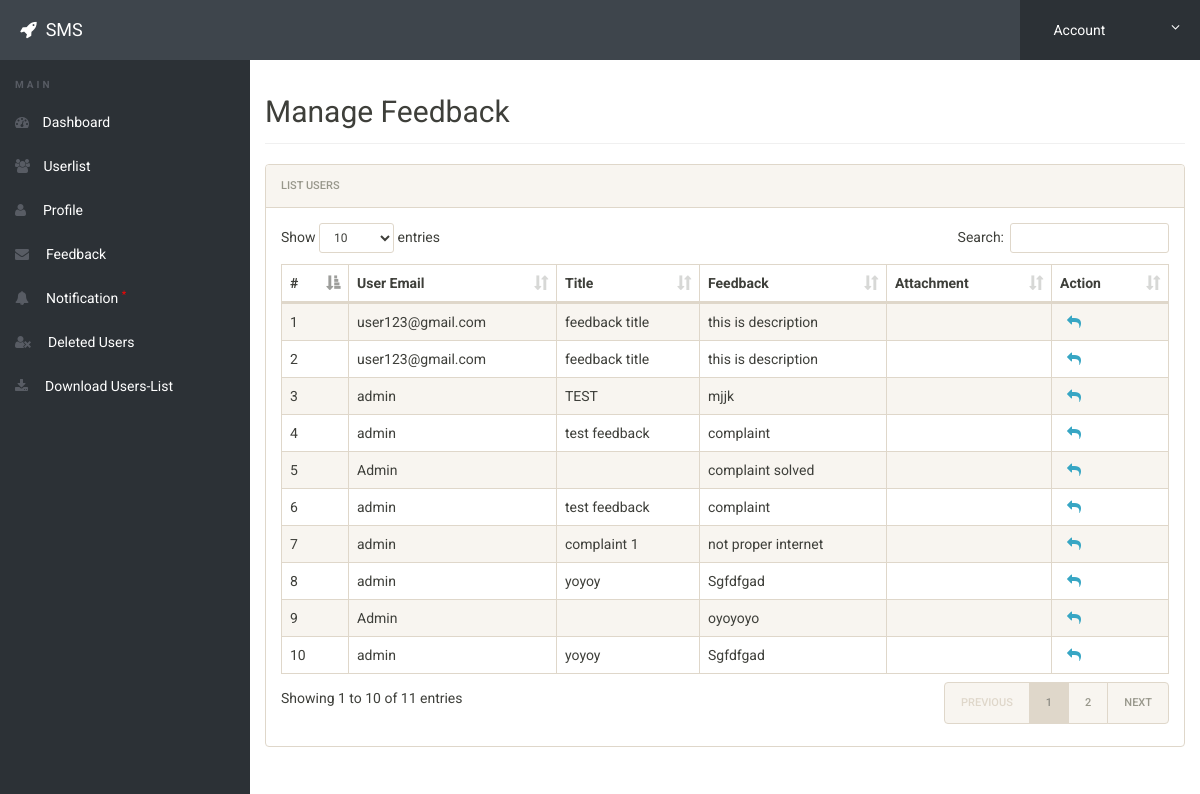
/admin/feedback.php (signed in), run on the app's committed database.
### tables this page shows
CREATE TABLE `feedback` (
  `id` int(11) NOT NULL,
  `sender` varchar(50) NOT NULL,
  `reciver` varchar(50) NOT NULL,
  `title` varchar(100) NOT NULL,
  `feedbackdata` varchar(500) NOT NULL,
  `attachment` varchar(50) NOT NULL
);

### admin/feedback.php (the view, shortened to what this page needs)
<?php
include('includes/config.php');
if(strlen($_SESSION['alogin'])==0)
	{
header('location:index.php');
}
else{
 ?>
<!doctype html>
<html lang="en" class="no-js">
<head>
	<link rel="stylesheet" href="css/font-awesome.min.css">
	<link rel="stylesheet" href="css/bootstrap.min.css">
	<link rel="stylesheet" href="css/dataTables.bootstrap.min.css">
	<link rel="stylesheet" href="css/bootstrap-social.css">
	<link rel="stylesheet" href="css/bootstrap-select.css">
	<link rel="stylesheet" href="css/fileinput.min.css">
	<link rel="stylesheet" href="css/awesome-bootstrap-checkbox.css">
	<link rel="stylesheet" href="css/style.css">
</head>
<body>
	<?php include('includes/header.php');?>
	<div class="ts-main-content">
		<?php include('includes/leftbar.php');?>
		<div class="content-wrapper">
			<div class="container-fluid">
				<div class="row">
					<div class="col-md-12">
						<h2 class="page-title">Manage Feedback</h2>
						<div class="panel panel-default">
							<div class="panel-heading">List Users</div>
							<div class="panel-body">
								<table id="zctb" class="display table table-striped table-bordered table-hover" cellspacing="0" width="100%">
									<thead>
										<tr>
										       <th>#</th>
												<th>User Email</th>
												<th>Title</th>
                                                <th>Feedback</th>
                                                <th>Attachment</th>
											    <th>Action</th>
										</tr>
									</thead>
									<tbody>
<?php
$reciver = 'Admin';
$sql = "SELECT * from  feedback where reciver = (:reciver)";
$query = $dbh -> prepare($sql);
$query-> bindParam(':reciver', $reciver, PDO::PARAM_STR);
$query->execute();
$results=$query->fetchAll(PDO::FETCH_OBJ);
$cnt=1;
if($query->rowCount() > 0)
{
foreach($results as $result)
{				?>
										<tr>
											<td><?php echo htmlentities($cnt);?></td>
                                            <td><?php echo htmlentities($result->sender);?></td>
											<td><?php echo htmlentities($result->title);?></td>
                                            <td><?php echo htmlentities($result->feedbackdata);?></td>
                                            <td><a href="../attachment/<?php echo htmlentities($result->attachment);?>" ><?php echo htmlentities($result->attachment);?></a></td>
<td>
<a href="sendreply.php?reply=<?php echo $result->sender;?>">&nbsp; <i class="fa fa-mail-reply"></i></a>&nbsp;&nbsp;
</td>
										</tr>
										<?php $cnt=$cnt+1; }} ?>
									</tbody>
								</table>
							</div>
						</div>
					</div>
				</div>
			</div>
		</div>
	</div>
</body>
</html>
<?php } ?>

### admin/css/style.css (style rules this page uses)
html { font-size: 14px; }
@media only screen and (min-width: 480px) { html { font-size: 17px; } }
@media only screen and (min-width: 768px) { html { font-size: 14px; } }
body { font-size: 1em; }
a { color: #37a6c4; }
.panel { overflow: hidden; }
.page-title { padding-bottom: 15px; margin-bottom: 20px; border-bottom: 1px solid #f0f0f0; }
.ts-main-content .content-wrapper { padding-top: 15px; margin-top: 60px; }
@media only screen and (min-width: 992px) { .ts-main-content .content-wrapper { margin-left: 250px; } }

### data on the page
feedback: sender "user123@gmail.com", title "feedback title", feedbackdata "this is description"
feedback: sender "user123@gmail.com", title "feedback title", feedbackdata "this is description"
feedback: sender "admin", title "TEST", feedbackdata "mjjk"
feedback: sender "admin", title "test feedback", feedbackdata "complaint"
feedback: sender "Admin", feedbackdata "complaint solved"
feedback: sender "admin", title "test feedback", feedbackdata "complaint"
feedback: sender "admin", title "complaint 1", feedbackdata "not proper internet"
feedback: sender "admin", title "yoyoy", feedbackdata "Sgfdfgad"
feedback: sender "Admin", feedbackdata "oyoyoyo"
feedback: sender "admin", title "yoyoy", feedbackdata "Sgfdfgad"
